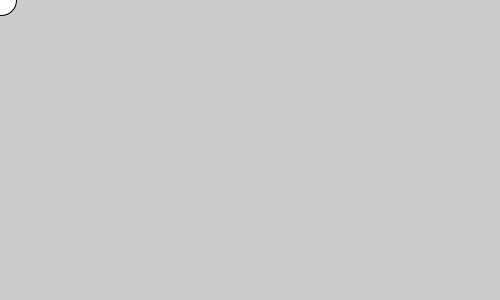
Frame 1 (no input)
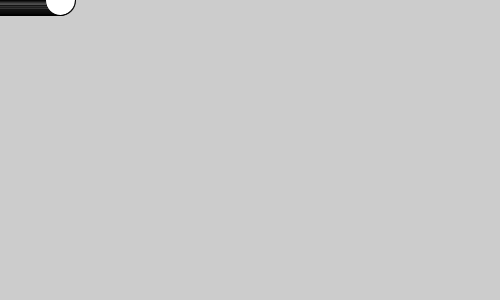
Frame 60 (the mouse pressed at the canvas centre just before this capture)
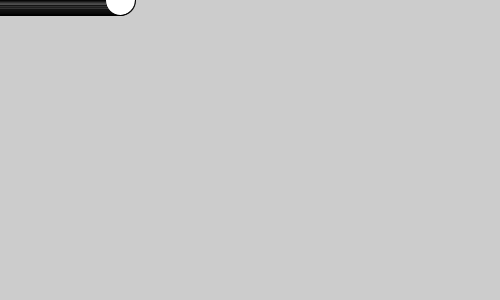
Frame 120 (the mouse held since frame 60 and released just before this capture)

The Processing sketch that drew these frames (run headless with seeded random() and noise(); from frame 60 on, the mouse is pressed at the canvas centre):

// Processing sketch: processing_186313
// ── processing_186313.pde

int px; 
int py; 
float vx =random(0.5,2); 
float vy =random(0.5,2);
float c=0;

void setup() {
size(500,300);
colorMode(HSB);
}
 
void draw() {
  px+=vx; 
  py+=vy;
  c=c+0.02;
  float i=122+(122*sin(c));
  float j=122+(122*sin(c+PI));
  if(px>width||px<0){ 
  vx=vx*-1; 
  }
  if(py>height||py<0){
  vy=vy*-1;
  }
  if(px>width||px<0){
    background(i,255,255);
  }
  if(py>height||py<0){
    fill(j,255,255);
  }
  ellipse(px,py,30,30);
 }
